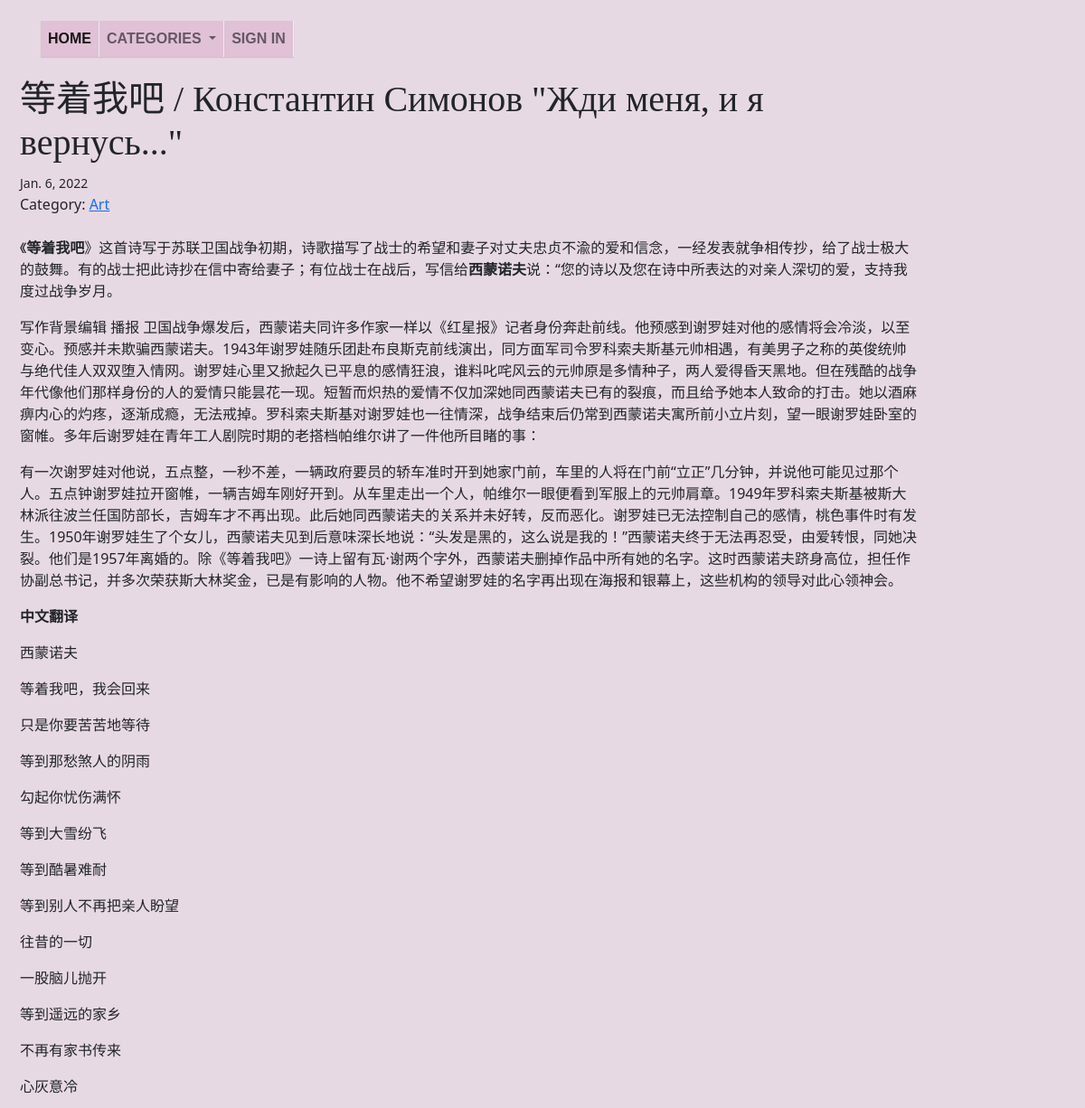
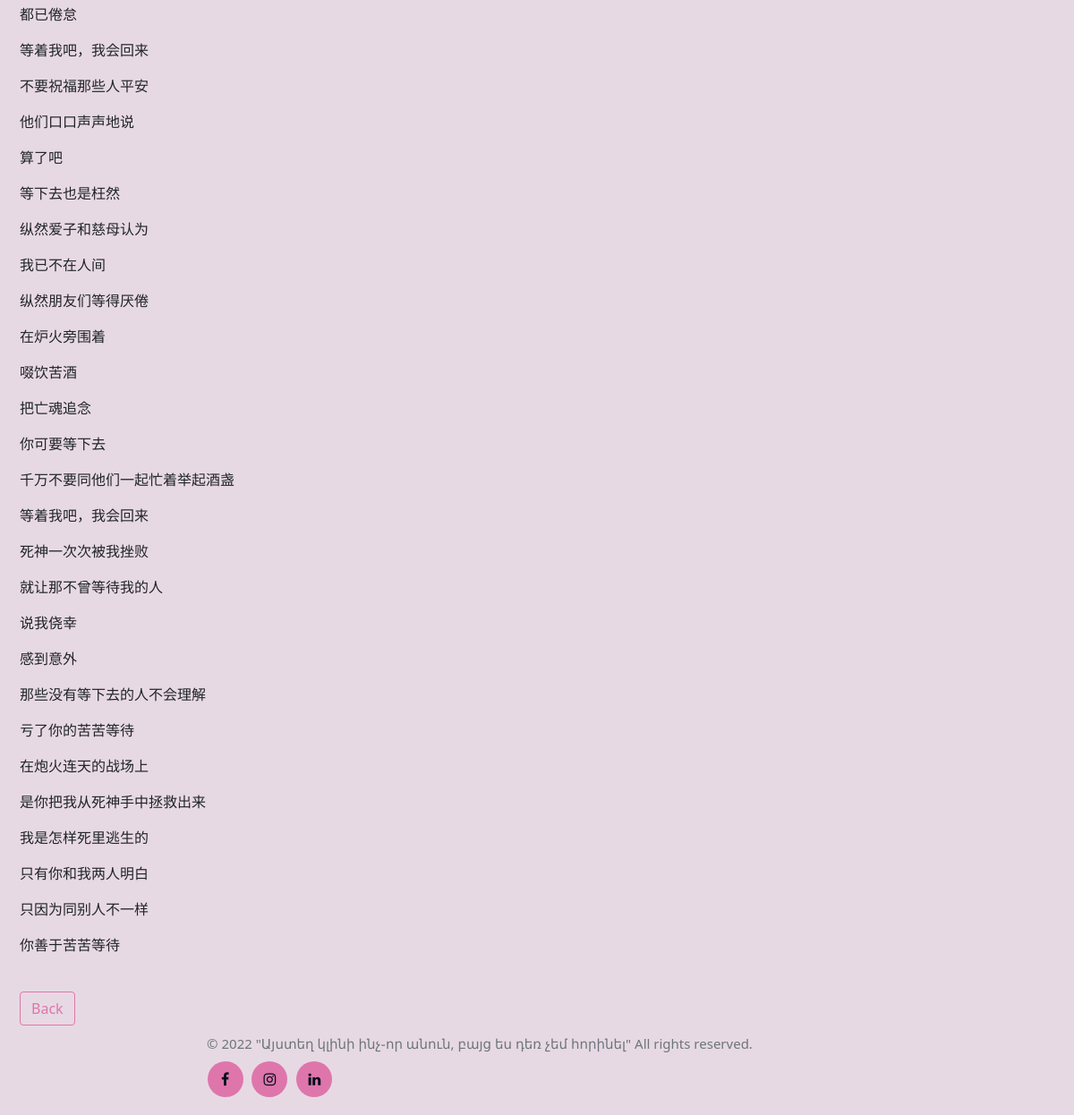
The page /article/18 on the database its author committed (2 pictures, top to bottom).
### blog/models.py (models this page shows, shortened)
class Post(models.Model):
    title = models.CharField(max_length= 255)
    author = models.ForeignKey(User, on_delete= models.CASCADE)
    header_image = models.ImageField(null = True, blank = True,  upload_to ="images/" )
    body =  RichTextField(blank = True, null = True, max_length= 7000)
    post_date = models.DateField(auto_now_add= True)
    category = models.CharField(max_length= 255, default = 'China')
    snipped = RichTextField(max_length= 400)

### blog/views.py (the view)
# urls.py: path('article/<int:pk>', ArticleDetailView.as_view(), name='article_detail'),
class ArticleDetailView(DetailView):
    model = Post
    template_name = 'article_detail.html'
    def get_context_data(self, *args, **kwargs):
        cat_menu = Category.objects.all()
        context = super(ArticleDetailView, self).get_context_data(*args, **kwargs)
        context["cat_menu"] = cat_menu
        return context

### blog/models.py (called while the page is built)
    def __str__(self):
        return self.name

### blog/templates/article_detail.html (shortened to what this page needs)
{%  extends 'base.html' %}
{%  block content %}
<h1> {{ post.title }} </h1>
<small> {{ post.post_date}} </small> <br/>
Category: <a href ="{% url 'category' post.category  %}" >  {{ post.category }} </a> <br/> <br/>
{{ post.body | safe }}
<br/>
<a href="{% url 'home' %}" class="btn btn-secondary"> Back</a>
{%  endblock %}

### blog/static/blog/main.css (style rules this page uses)
body { background: #e7d9e3; margin: 10px; width: 85%; }
h1, h2, h3, h4 { font-family: 'Lobster', cursive; }
.btn-secondary, .btn-secondary:visited { color: #de76ab; background: none; border-color: #de76ab; }

### rows shown on the page
Post: title "等着我吧 / Константин Симонов \"Жди меня, и я вернусь...\"", post_date "Jan. 6, 2022", category "Art", body "《 等着我吧 》这首诗写于苏联卫国战争初期，诗歌描写了战士的希望和妻子对丈夫忠贞不渝的爱和信念，一经发表就争相传抄，给了战士极大的鼓舞。有的战士把此诗抄在信中寄给妻子；有位战士在战后，写信给 西蒙诺夫 说：“您的诗以及您在诗中所表达的对亲人深切的爱，支持我度过战争岁月。 写作背景编辑 播报 卫国战争爆发后，西蒙诺夫同许多作家一样以《红星报》记者身份奔赴前线。他预感到谢罗娃对他的感情将会冷淡，以至变心。预感并未欺骗西蒙诺夫。1943年谢罗娃随乐团赴布良斯克前线演出，同方面军司令罗科索夫斯基元帅相遇，有美男子之称的英俊统帅与绝代佳人双双堕入情网。谢罗娃心里又掀起久已平息的感情狂浪，谁料叱咤风云的元帅原是多情种子，两人爱得昏天黑地。但在残酷的战争年代像他们那样身份的人的爱情只能昙花一现。短暂而炽热的爱情不仅加深她同西蒙诺夫已有的裂痕，而且给予她本人致命的打击。她以酒麻痹内心的灼疼，逐渐成瘾，无法戒掉。罗科索夫斯基对谢罗娃也一往情深，战争结束后仍常到西蒙诺夫寓所前小立片刻，望一眼谢罗娃卧室的窗帷。多年后谢罗娃在青年工人剧院时期的老搭档帕维尔讲了一件他所目睹的事：…"
